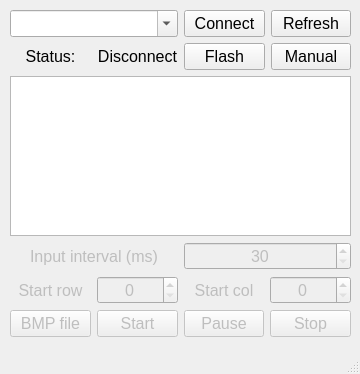
<?xml version="1.0" encoding="UTF-8"?>
<ui version="4.0">
 <class>AutoSplatoon</class>
 <widget class="QMainWindow" name="AutoSplatoon">
  <property name="geometry">
   <rect>
    <x>0</x>
    <y>0</y>
    <width>360</width>
    <height>374</height>
   </rect>
  </property>
  <property name="font">
   <font>
    <family>.AppleSystemUIFont</family>
   </font>
  </property>
  <property name="windowTitle">
   <string>AutoSplatoon</string>
  </property>
  <property name="windowIcon">
   <iconset resource="Icons.qrc">
    <normaloff>:/icons/Splatoon_2_-_Green_Inkling_Squid_icon.png</normaloff>:/icons/Splatoon_2_-_Green_Inkling_Squid_icon.png</iconset>
  </property>
  <widget class="QWidget" name="centralwidget">
   <widget class="QWidget" name="verticalLayoutWidget">
    <property name="geometry">
     <rect>
      <x>10</x>
      <y>10</y>
      <width>341</width>
      <height>331</height>
     </rect>
    </property>
    <property name="font">
     <font>
      <family>微软雅黑</family>
      <pointsize>8</pointsize>
      <bold>false</bold>
     </font>
    </property>
    <layout class="QVBoxLayout" name="verticalLayout">
     <item>
      <layout class="QGridLayout" name="gridLayout">
       <item row="1" column="1">
        <layout class="QHBoxLayout" name="horizontalLayout_2">
         <item>
          <widget class="QPushButton" name="serialConnectButton">
           <property name="font">
            <font>
             <family>.AppleSystemUIFont</family>
             <pointsize>12</pointsize>
             <bold>false</bold>
            </font>
           </property>
           <property name="text">
            <string>Connect</string>
           </property>
          </widget>
         </item>
         <item>
          <widget class="QPushButton" name="serialRefreshButton">
           <property name="font">
            <font>
             <family>.AppleSystemUIFont</family>
             <pointsize>12</pointsize>
             <bold>false</bold>
            </font>
           </property>
           <property name="text">
            <string>Refresh</string>
           </property>
          </widget>
         </item>
        </layout>
       </item>
       <item row="3" column="0">
        <layout class="QHBoxLayout" name="horizontalLayout">
         <item>
          <widget class="QLabel" name="label_3">
           <property name="font">
            <font>
             <family>.AppleSystemUIFont</family>
             <pointsize>12</pointsize>
             <bold>false</bold>
            </font>
           </property>
           <property name="text">
            <string>Status:</string>
           </property>
           <property name="alignment">
            <set>Qt::AlignCenter</set>
           </property>
          </widget>
         </item>
         <item>
          <widget class="QLabel" name="serialStatusLabel">
           <property name="font">
            <font>
             <family>.AppleSystemUIFont</family>
             <pointsize>12</pointsize>
             <bold>false</bold>
            </font>
           </property>
           <property name="text">
            <string>Disconnect</string>
           </property>
           <property name="alignment">
            <set>Qt::AlignCenter</set>
           </property>
          </widget>
         </item>
        </layout>
       </item>
       <item row="1" column="0">
        <widget class="QComboBox" name="serialPortsBox">
         <property name="font">
          <font>
           <family>.AppleSystemUIFont</family>
           <pointsize>12</pointsize>
           <bold>false</bold>
          </font>
         </property>
         <property name="editable">
          <bool>true</bool>
         </property>
        </widget>
       </item>
       <item row="3" column="1">
        <layout class="QHBoxLayout" name="horizontalLayout_3">
         <item>
          <widget class="QPushButton" name="flashButton">
           <property name="enabled">
            <bool>true</bool>
           </property>
           <property name="font">
            <font>
             <family>.AppleSystemUIFont</family>
             <pointsize>12</pointsize>
             <bold>false</bold>
            </font>
           </property>
           <property name="text">
            <string>Flash</string>
           </property>
          </widget>
         </item>
         <item>
          <widget class="QPushButton" name="manualButton">
           <property name="font">
            <font>
             <family>.AppleSystemUIFont</family>
             <pointsize>12</pointsize>
             <bold>false</bold>
            </font>
           </property>
           <property name="text">
            <string>Manual</string>
           </property>
          </widget>
         </item>
        </layout>
       </item>
      </layout>
     </item>
     <item>
      <widget class="QGraphicsView" name="graphicsView">
       <property name="enabled">
        <bool>true</bool>
       </property>
       <property name="sizePolicy">
        <sizepolicy hsizetype="Maximum" vsizetype="Maximum">
         <horstretch>0</horstretch>
         <verstretch>0</verstretch>
        </sizepolicy>
       </property>
       <property name="maximumSize">
        <size>
         <width>350</width>
         <height>160</height>
        </size>
       </property>
       <property name="font">
        <font>
         <family>.AppleSystemUIFont</family>
         <pointsize>12</pointsize>
         <bold>false</bold>
        </font>
       </property>
      </widget>
     </item>
     <item>
      <layout class="QHBoxLayout" name="horizontalLayout_4">
       <item>
        <widget class="QLabel" name="label">
         <property name="enabled">
          <bool>false</bool>
         </property>
         <property name="font">
          <font>
           <family>.AppleSystemUIFont</family>
           <pointsize>12</pointsize>
           <bold>false</bold>
          </font>
         </property>
         <property name="text">
          <string>Input interval (ms)</string>
         </property>
         <property name="alignment">
          <set>Qt::AlignCenter</set>
         </property>
        </widget>
       </item>
       <item>
        <widget class="QSpinBox" name="intervalBox">
         <property name="enabled">
          <bool>false</bool>
         </property>
         <property name="font">
          <font>
           <family>.AppleSystemUIFont</family>
           <pointsize>12</pointsize>
           <bold>false</bold>
          </font>
         </property>
         <property name="alignment">
          <set>Qt::AlignCenter</set>
         </property>
         <property name="minimum">
          <number>30</number>
         </property>
         <property name="maximum">
          <number>100</number>
         </property>
        </widget>
       </item>
      </layout>
     </item>
     <item>
      <layout class="QHBoxLayout" name="horizontalLayout_6">
       <item>
        <widget class="QLabel" name="label_2">
         <property name="enabled">
          <bool>false</bool>
         </property>
         <property name="font">
          <font>
           <family>.AppleSystemUIFont</family>
           <pointsize>12</pointsize>
           <bold>false</bold>
          </font>
         </property>
         <property name="text">
          <string>Start row</string>
         </property>
         <property name="alignment">
          <set>Qt::AlignCenter</set>
         </property>
        </widget>
       </item>
       <item>
        <widget class="QSpinBox" name="rowBox">
         <property name="enabled">
          <bool>false</bool>
         </property>
         <property name="font">
          <font>
           <family>.AppleSystemUIFont</family>
           <pointsize>12</pointsize>
           <bold>false</bold>
          </font>
         </property>
         <property name="alignment">
          <set>Qt::AlignCenter</set>
         </property>
         <property name="minimum">
          <number>0</number>
         </property>
         <property name="maximum">
          <number>119</number>
         </property>
        </widget>
       </item>
       <item>
        <widget class="QLabel" name="label_4">
         <property name="enabled">
          <bool>false</bool>
         </property>
         <property name="font">
          <font>
           <family>.AppleSystemUIFont</family>
           <pointsize>12</pointsize>
           <bold>false</bold>
          </font>
         </property>
         <property name="text">
          <string>Start col</string>
         </property>
         <property name="alignment">
          <set>Qt::AlignCenter</set>
         </property>
        </widget>
       </item>
       <item>
        <widget class="QSpinBox" name="columnBox">
         <property name="enabled">
          <bool>false</bool>
         </property>
         <property name="font">
          <font>
           <family>.AppleSystemUIFont</family>
           <pointsize>12</pointsize>
           <bold>false</bold>
          </font>
         </property>
         <property name="alignment">
          <set>Qt::AlignCenter</set>
         </property>
         <property name="minimum">
          <number>0</number>
         </property>
         <property name="maximum">
          <number>319</number>
         </property>
        </widget>
       </item>
      </layout>
     </item>
     <item>
      <layout class="QHBoxLayout" name="horizontalLayout_5">
       <item>
        <widget class="QPushButton" name="uploadButton">
         <property name="enabled">
          <bool>false</bool>
         </property>
         <property name="font">
          <font>
           <family>.AppleSystemUIFont</family>
           <pointsize>12</pointsize>
           <bold>false</bold>
          </font>
         </property>
         <property name="text">
          <string>BMP file</string>
         </property>
        </widget>
       </item>
       <item>
        <widget class="QPushButton" name="startButton">
         <property name="enabled">
          <bool>false</bool>
         </property>
         <property name="font">
          <font>
           <family>.AppleSystemUIFont</family>
           <pointsize>12</pointsize>
           <bold>false</bold>
          </font>
         </property>
         <property name="text">
          <string>Start</string>
         </property>
        </widget>
       </item>
       <item>
        <widget class="QPushButton" name="pauseButton">
         <property name="enabled">
          <bool>false</bool>
         </property>
         <property name="font">
          <font>
           <family>.AppleSystemUIFont</family>
           <pointsize>12</pointsize>
           <bold>false</bold>
          </font>
         </property>
         <property name="text">
          <string>Pause</string>
         </property>
        </widget>
       </item>
       <item>
        <widget class="QPushButton" name="haltButton">
         <property name="enabled">
          <bool>false</bool>
         </property>
         <property name="font">
          <font>
           <family>.AppleSystemUIFont</family>
           <pointsize>12</pointsize>
           <bold>false</bold>
          </font>
         </property>
         <property name="text">
          <string>Stop</string>
         </property>
        </widget>
       </item>
      </layout>
     </item>
    </layout>
   </widget>
  </widget>
  <widget class="QStatusBar" name="statusbar"/>
  <action name="actionQuit">
   <property name="text">
    <string>Quit</string>
   </property>
  </action>
 </widget>
 <resources>
  <include location="Icons.qrc"/>
 </resources>
 <connections/>
</ui>
